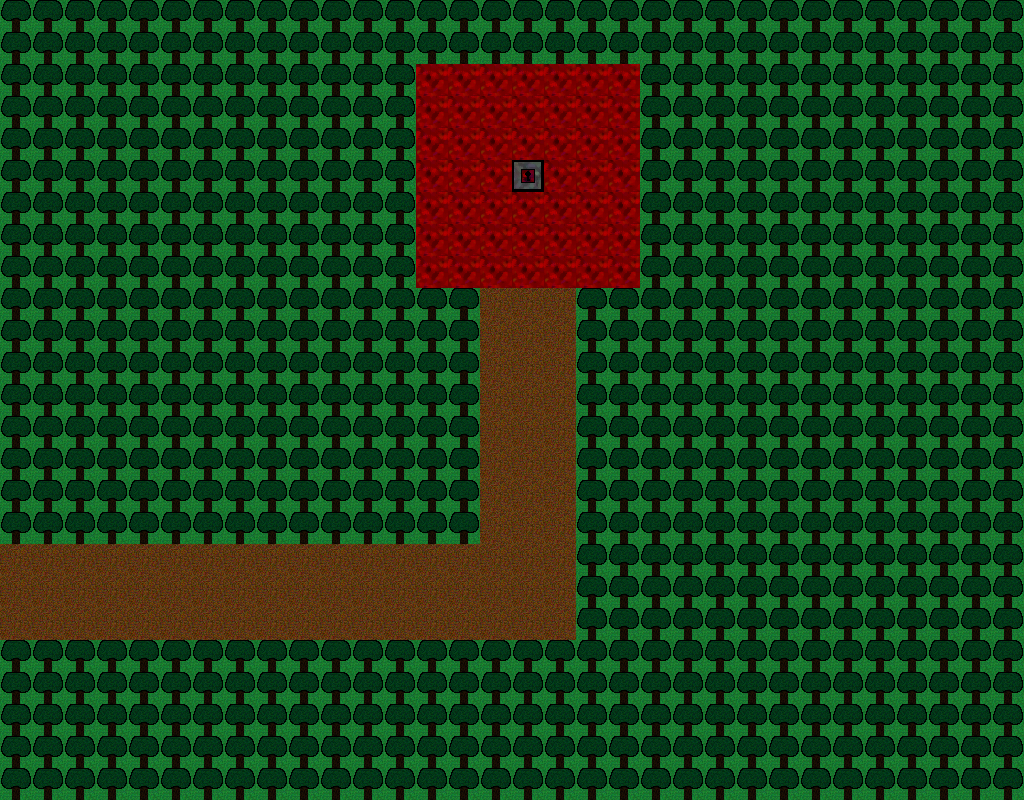

This game map was drawn from its Tiled (.tmx) file and the tilesets committed beside it. A one-line description and the trimmed map source follow:
An orthogonal 32x25 tile map with 32x32 px tiles, 1 tile layer (Tile Layer 1).

<map version="1.0" orientation="orthogonal" renderorder="right-down" width="32" height="25" tilewidth="32" tileheight="32" nextobjectid="1">
 <tileset firstgid="1" name="Tileset" tilewidth="32" tileheight="32" tilecount="100" columns="10">
  <image source="tileSet32.png" width="320" height="320" />
 </tileset>
 <layer name="Tile Layer 1" width="32" height="25">
  <data>[800 cells, 800 non-empty, 4 distinct tile ids]</data>
 </layer>
</map>
